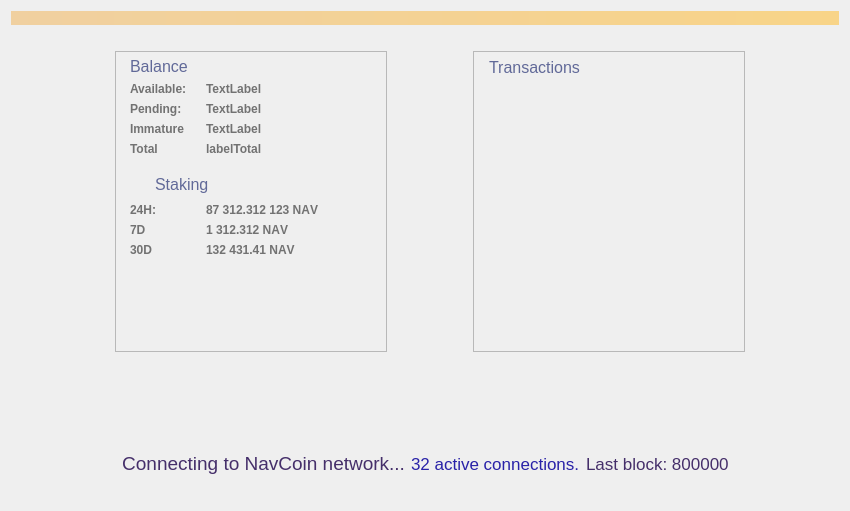
<?xml version="1.0" encoding="UTF-8"?>
<ui version="4.0">
 <class>OverviewPage</class>
 <widget class="QWidget" name="OverviewPage">
  <property name="geometry">
   <rect>
    <x>0</x>
    <y>0</y>
    <width>850</width>
    <height>511</height>
   </rect>
  </property>
  <property name="maximumSize">
   <size>
    <width>850</width>
    <height>16777215</height>
   </size>
  </property>
  <property name="windowTitle">
   <string>Form</string>
  </property>
  <property name="styleSheet">
   <string notr="true"/>
  </property>
  <layout class="QVBoxLayout" name="topLayout">
   <item>
    <widget class="QLabel" name="labelAlerts">
     <property name="visible">
      <bool>false</bool>
     </property>
     <property name="styleSheet">
      <string notr="true">background-color: qlineargradient(x1: 0, y1: 0, x2: 1, y2: 0, stop:0 #F0D0A0, stop:1 #F8D488); color:#000000;</string>
     </property>
     <property name="wordWrap">
      <bool>true</bool>
     </property>
     <property name="margin">
      <number>3</number>
     </property>
    </widget>
   </item>
   <item>
    <layout class="QVBoxLayout" name="verticalLayout">
     <item>
      <spacer name="verticalSpacer">
       <property name="orientation">
        <enum>Qt::Vertical</enum>
       </property>
       <property name="sizeType">
        <enum>QSizePolicy::Fixed</enum>
       </property>
       <property name="sizeHint" stdset="0">
        <size>
         <width>20</width>
         <height>20</height>
        </size>
       </property>
      </spacer>
     </item>
     <item>
      <layout class="QHBoxLayout" name="horizontalLayout_2">
       <item>
        <spacer name="horizontalSpacer">
         <property name="orientation">
          <enum>Qt::Horizontal</enum>
         </property>
         <property name="sizeType">
          <enum>QSizePolicy::Expanding</enum>
         </property>
         <property name="sizeHint" stdset="0">
          <size>
           <width>133</width>
           <height>20</height>
          </size>
         </property>
        </spacer>
       </item>
       <item>
        <widget class="QFrame" name="BG1_1">
         <property name="sizePolicy">
          <sizepolicy hsizetype="Fixed" vsizetype="Maximum">
           <horstretch>0</horstretch>
           <verstretch>0</verstretch>
          </sizepolicy>
         </property>
         <property name="minimumSize">
          <size>
           <width>272</width>
           <height>301</height>
          </size>
         </property>
         <property name="maximumSize">
          <size>
           <width>272</width>
           <height>301</height>
          </size>
         </property>
         <property name="baseSize">
          <size>
           <width>245</width>
           <height>301</height>
          </size>
         </property>
         <property name="styleSheet">
          <string notr="true"/>
         </property>
         <property name="frameShape">
          <enum>QFrame::StyledPanel</enum>
         </property>
         <property name="frameShadow">
          <enum>QFrame::Raised</enum>
         </property>
         <widget class="QWidget" name="verticalLayoutWidget">
          <property name="geometry">
           <rect>
            <x>-1</x>
            <y>-1</y>
            <width>282</width>
            <height>351</height>
           </rect>
          </property>
          <layout class="QVBoxLayout" name="verticalLayout_2">
           <property name="sizeConstraint">
            <enum>QLayout::SetFixedSize</enum>
           </property>
           <property name="leftMargin">
            <number>16</number>
           </property>
           <property name="topMargin">
            <number>7</number>
           </property>
           <property name="rightMargin">
            <number>16</number>
           </property>
           <property name="bottomMargin">
            <number>16</number>
           </property>
           <item>
            <layout class="QHBoxLayout" name="horizontalLayout_3">
             <item>
              <widget class="QLabel" name="label_4">
               <property name="sizePolicy">
                <sizepolicy hsizetype="Minimum" vsizetype="Preferred">
                 <horstretch>0</horstretch>
                 <verstretch>0</verstretch>
                </sizepolicy>
               </property>
               <property name="font">
                <font>
                 <pointsize>-1</pointsize>
                </font>
               </property>
               <property name="styleSheet">
                <string notr="true">color: #616998; text-transform: uppercase; font-size: 16px</string>
               </property>
               <property name="text">
                <string>Balance</string>
               </property>
              </widget>
             </item>
             <item>
              <widget class="QPushButton" name="labelWalletStatus">
               <property name="maximumSize">
                <size>
                 <width>22</width>
                 <height>22</height>
                </size>
               </property>
               <property name="baseSize">
                <size>
                 <width>22</width>
                 <height>22</height>
                </size>
               </property>
               <property name="styleSheet">
                <string notr="true">border: 0</string>
               </property>
               <property name="text">
                <string/>
               </property>
               <property name="flat">
                <bool>true</bool>
               </property>
              </widget>
             </item>
            </layout>
           </item>
           <item>
            <layout class="QHBoxLayout" name="horizontalLayout_4">
             <item>
              <layout class="QFormLayout" name="formLayout">
               <property name="labelAlignment">
                <set>Qt::AlignLeading|Qt::AlignLeft|Qt::AlignVCenter</set>
               </property>
               <item row="0" column="0">
                <widget class="QLabel" name="label_5">
                 <property name="sizePolicy">
                  <sizepolicy hsizetype="Minimum" vsizetype="Preferred">
                   <horstretch>0</horstretch>
                   <verstretch>0</verstretch>
                  </sizepolicy>
                 </property>
                 <property name="minimumSize">
                  <size>
                   <width>70</width>
                   <height>0</height>
                  </size>
                 </property>
                 <property name="font">
                  <font>
                   <weight>75</weight>
                   <bold>true</bold>
                  </font>
                 </property>
                 <property name="styleSheet">
                  <string notr="true">color: #727272</string>
                 </property>
                 <property name="text">
                  <string>Available:</string>
                 </property>
                </widget>
               </item>
               <item row="0" column="1">
                <widget class="QLabel" name="labelBalance">
                 <property name="font">
                  <font>
                   <weight>75</weight>
                   <bold>true</bold>
                  </font>
                 </property>
                 <property name="styleSheet">
                  <string notr="true">color: #727272</string>
                 </property>
                 <property name="text">
                  <string>TextLabel</string>
                 </property>
                </widget>
               </item>
               <item row="1" column="0">
                <widget class="QLabel" name="label_7">
                 <property name="sizePolicy">
                  <sizepolicy hsizetype="Minimum" vsizetype="Preferred">
                   <horstretch>0</horstretch>
                   <verstretch>0</verstretch>
                  </sizepolicy>
                 </property>
                 <property name="minimumSize">
                  <size>
                   <width>70</width>
                   <height>0</height>
                  </size>
                 </property>
                 <property name="font">
                  <font>
                   <weight>75</weight>
                   <bold>true</bold>
                  </font>
                 </property>
                 <property name="styleSheet">
                  <string notr="true">color: #727272</string>
                 </property>
                 <property name="text">
                  <string>Pending:</string>
                 </property>
                </widget>
               </item>
               <item row="1" column="1">
                <widget class="QLabel" name="labelUnconfirmed">
                 <property name="font">
                  <font>
                   <weight>75</weight>
                   <bold>true</bold>
                  </font>
                 </property>
                 <property name="styleSheet">
                  <string notr="true">color: #727272</string>
                 </property>
                 <property name="text">
                  <string>TextLabel</string>
                 </property>
                </widget>
               </item>
               <item row="3" column="0">
                <widget class="QLabel" name="labelImmatureText">
                 <property name="sizePolicy">
                  <sizepolicy hsizetype="Minimum" vsizetype="Preferred">
                   <horstretch>0</horstretch>
                   <verstretch>0</verstretch>
                  </sizepolicy>
                 </property>
                 <property name="minimumSize">
                  <size>
                   <width>70</width>
                   <height>0</height>
                  </size>
                 </property>
                 <property name="font">
                  <font>
                   <weight>75</weight>
                   <bold>true</bold>
                  </font>
                 </property>
                 <property name="styleSheet">
                  <string notr="true">color: #727272</string>
                 </property>
                 <property name="text">
                  <string>Immature</string>
                 </property>
                </widget>
               </item>
               <item row="3" column="1">
                <widget class="QLabel" name="labelImmature">
                 <property name="font">
                  <font>
                   <weight>75</weight>
                   <bold>true</bold>
                  </font>
                 </property>
                 <property name="styleSheet">
                  <string notr="true">color: #727272</string>
                 </property>
                 <property name="text">
                  <string>TextLabel</string>
                 </property>
                </widget>
               </item>
               <item row="4" column="0">
                <widget class="QLabel" name="label_8">
                 <property name="sizePolicy">
                  <sizepolicy hsizetype="Minimum" vsizetype="Preferred">
                   <horstretch>0</horstretch>
                   <verstretch>0</verstretch>
                  </sizepolicy>
                 </property>
                 <property name="minimumSize">
                  <size>
                   <width>70</width>
                   <height>0</height>
                  </size>
                 </property>
                 <property name="font">
                  <font>
                   <weight>75</weight>
                   <bold>true</bold>
                  </font>
                 </property>
                 <property name="styleSheet">
                  <string notr="true">color: #727272</string>
                 </property>
                 <property name="text">
                  <string>Total</string>
                 </property>
                </widget>
               </item>
               <item row="4" column="1">
                <widget class="QLabel" name="labelTotal">
                 <property name="font">
                  <font>
                   <weight>75</weight>
                   <bold>true</bold>
                  </font>
                 </property>
                 <property name="styleSheet">
                  <string notr="true">color: #727272</string>
                 </property>
                 <property name="text">
                  <string>labelTotal</string>
                 </property>
                </widget>
               </item>
              </layout>
             </item>
             <item>
              <spacer name="horizontalSpacer_4">
               <property name="orientation">
                <enum>Qt::Horizontal</enum>
               </property>
               <property name="sizeHint" stdset="0">
                <size>
                 <width>40</width>
                 <height>20</height>
                </size>
               </property>
              </spacer>
             </item>
            </layout>
           </item>
           <item>
            <spacer name="verticalSpacer_5">
             <property name="orientation">
              <enum>Qt::Vertical</enum>
             </property>
             <property name="sizeType">
              <enum>QSizePolicy::Maximum</enum>
             </property>
             <property name="sizeHint" stdset="0">
              <size>
               <width>20</width>
               <height>10</height>
              </size>
             </property>
            </spacer>
           </item>
           <item>
            <layout class="QHBoxLayout" name="horizontalLayout_7">
             <property name="spacing">
              <number>0</number>
             </property>
             <item>
              <widget class="QPushButton" name="toggleStakingButton">
               <property name="minimumSize">
                <size>
                 <width>25</width>
                 <height>25</height>
                </size>
               </property>
               <property name="maximumSize">
                <size>
                 <width>22</width>
                 <height>22</height>
                </size>
               </property>
               <property name="styleSheet">
                <string notr="true">border: 0</string>
               </property>
               <property name="text">
                <string/>
               </property>
              </widget>
             </item>
             <item>
              <widget class="QLabel" name="label_11">
               <property name="font">
                <font>
                 <pointsize>-1</pointsize>
                </font>
               </property>
               <property name="styleSheet">
                <string notr="true">color: #616998; text-transform: uppercase; font-size: 16px</string>
               </property>
               <property name="text">
                <string>Staking</string>
               </property>
               <property name="alignment">
                <set>Qt::AlignLeading|Qt::AlignLeft|Qt::AlignVCenter</set>
               </property>
              </widget>
             </item>
             <item>
              <spacer name="horizontalSpacer_8">
               <property name="orientation">
                <enum>Qt::Horizontal</enum>
               </property>
               <property name="sizeType">
                <enum>QSizePolicy::Maximum</enum>
               </property>
               <property name="sizeHint" stdset="0">
                <size>
                 <width>10</width>
                 <height>20</height>
                </size>
               </property>
              </spacer>
             </item>
             <item>
              <widget class="QPushButton" name="unlockStakingButton">
               <property name="minimumSize">
                <size>
                 <width>19</width>
                 <height>25</height>
                </size>
               </property>
               <property name="maximumSize">
                <size>
                 <width>19</width>
                 <height>25</height>
                </size>
               </property>
               <property name="styleSheet">
                <string notr="true">border: 0</string>
               </property>
               <property name="text">
                <string/>
               </property>
              </widget>
             </item>
             <item>
              <spacer name="horizontalSpacer_9">
               <property name="orientation">
                <enum>Qt::Horizontal</enum>
               </property>
               <property name="sizeHint" stdset="0">
                <size>
                 <width>40</width>
                 <height>20</height>
                </size>
               </property>
              </spacer>
             </item>
            </layout>
           </item>
           <item>
            <layout class="QHBoxLayout" name="horizontalLayout_6">
             <item>
              <layout class="QFormLayout" name="formLayout_2">
               <property name="labelAlignment">
                <set>Qt::AlignLeading|Qt::AlignLeft|Qt::AlignVCenter</set>
               </property>
               <item row="1" column="0">
                <widget class="QLabel" name="label_10">
                 <property name="sizePolicy">
                  <sizepolicy hsizetype="Minimum" vsizetype="Preferred">
                   <horstretch>0</horstretch>
                   <verstretch>0</verstretch>
                  </sizepolicy>
                 </property>
                 <property name="minimumSize">
                  <size>
                   <width>70</width>
                   <height>0</height>
                  </size>
                 </property>
                 <property name="font">
                  <font>
                   <weight>75</weight>
                   <bold>true</bold>
                  </font>
                 </property>
                 <property name="styleSheet">
                  <string notr="true">color: #727272</string>
                 </property>
                 <property name="text">
                  <string>24H:</string>
                 </property>
                </widget>
               </item>
               <item row="1" column="1">
                <widget class="QLabel" name="label24hStakingStats">
                 <property name="font">
                  <font>
                   <weight>75</weight>
                   <bold>true</bold>
                   <kerning>false</kerning>
                  </font>
                 </property>
                 <property name="styleSheet">
                  <string notr="true">color: #727272</string>
                 </property>
                 <property name="text">
                  <string>87 312.312 123 NAV</string>
                 </property>
                </widget>
               </item>
               <item row="2" column="0">
                <widget class="QLabel" name="label_13">
                 <property name="sizePolicy">
                  <sizepolicy hsizetype="Minimum" vsizetype="Preferred">
                   <horstretch>0</horstretch>
                   <verstretch>0</verstretch>
                  </sizepolicy>
                 </property>
                 <property name="minimumSize">
                  <size>
                   <width>70</width>
                   <height>0</height>
                  </size>
                 </property>
                 <property name="font">
                  <font>
                   <weight>75</weight>
                   <bold>true</bold>
                   <kerning>false</kerning>
                  </font>
                 </property>
                 <property name="styleSheet">
                  <string notr="true">color: #727272</string>
                 </property>
                 <property name="text">
                  <string>7D</string>
                 </property>
                </widget>
               </item>
               <item row="2" column="1">
                <widget class="QLabel" name="label7dStakingStats">
                 <property name="font">
                  <font>
                   <weight>75</weight>
                   <bold>true</bold>
                   <kerning>false</kerning>
                  </font>
                 </property>
                 <property name="styleSheet">
                  <string notr="true">color: #727272</string>
                 </property>
                 <property name="text">
                  <string>1 312.312 NAV</string>
                 </property>
                </widget>
               </item>
               <item row="3" column="0">
                <widget class="QLabel" name="label_14">
                 <property name="sizePolicy">
                  <sizepolicy hsizetype="Minimum" vsizetype="Preferred">
                   <horstretch>0</horstretch>
                   <verstretch>0</verstretch>
                  </sizepolicy>
                 </property>
                 <property name="minimumSize">
                  <size>
                   <width>70</width>
                   <height>0</height>
                  </size>
                 </property>
                 <property name="font">
                  <font>
                   <weight>75</weight>
                   <bold>true</bold>
                   <kerning>false</kerning>
                  </font>
                 </property>
                 <property name="styleSheet">
                  <string notr="true">color: #727272</string>
                 </property>
                 <property name="text">
                  <string>30D</string>
                 </property>
                </widget>
               </item>
               <item row="3" column="1">
                <widget class="QLabel" name="label30dStakingStats">
                 <property name="font">
                  <font>
                   <weight>75</weight>
                   <bold>true</bold>
                   <kerning>false</kerning>
                  </font>
                 </property>
                 <property name="styleSheet">
                  <string notr="true">color: #727272</string>
                 </property>
                 <property name="text">
                  <string>132 431.41 NAV</string>
                 </property>
                </widget>
               </item>
              </layout>
             </item>
             <item>
              <spacer name="horizontalSpacer_7">
               <property name="orientation">
                <enum>Qt::Horizontal</enum>
               </property>
               <property name="sizeHint" stdset="0">
                <size>
                 <width>40</width>
                 <height>20</height>
                </size>
               </property>
              </spacer>
             </item>
            </layout>
           </item>
           <item>
            <widget class="QLabel" name="stakingStatusLabel">
             <property name="minimumSize">
              <size>
               <width>235</width>
               <height>0</height>
              </size>
             </property>
             <property name="maximumSize">
              <size>
               <width>235</width>
               <height>16777215</height>
              </size>
             </property>
             <property name="styleSheet">
              <string notr="true">color: #616998;  font-size: 13px; margin-top:6px</string>
             </property>
             <property name="text">
              <string/>
             </property>
             <property name="wordWrap">
              <bool>true</bool>
             </property>
            </widget>
           </item>
           <item>
            <spacer name="verticalSpacer_7">
             <property name="orientation">
              <enum>Qt::Vertical</enum>
             </property>
             <property name="sizeHint" stdset="0">
              <size>
               <width>20</width>
               <height>40</height>
              </size>
             </property>
            </spacer>
           </item>
           <item>
            <spacer name="verticalSpacer_4">
             <property name="orientation">
              <enum>Qt::Vertical</enum>
             </property>
             <property name="sizeHint" stdset="0">
              <size>
               <width>20</width>
               <height>40</height>
              </size>
             </property>
            </spacer>
           </item>
          </layout>
         </widget>
        </widget>
       </item>
       <item>
        <spacer name="horizontalSpacer_2">
         <property name="orientation">
          <enum>Qt::Horizontal</enum>
         </property>
         <property name="sizeType">
          <enum>QSizePolicy::Fixed</enum>
         </property>
         <property name="sizeHint" stdset="0">
          <size>
           <width>80</width>
           <height>20</height>
          </size>
         </property>
        </spacer>
       </item>
       <item>
        <widget class="QFrame" name="BG1_2">
         <property name="sizePolicy">
          <sizepolicy hsizetype="Fixed" vsizetype="Fixed">
           <horstretch>0</horstretch>
           <verstretch>0</verstretch>
          </sizepolicy>
         </property>
         <property name="minimumSize">
          <size>
           <width>272</width>
           <height>301</height>
          </size>
         </property>
         <property name="maximumSize">
          <size>
           <width>272</width>
           <height>301</height>
          </size>
         </property>
         <property name="baseSize">
          <size>
           <width>245</width>
           <height>301</height>
          </size>
         </property>
         <property name="frameShape">
          <enum>QFrame::StyledPanel</enum>
         </property>
         <property name="frameShadow">
          <enum>QFrame::Raised</enum>
         </property>
         <widget class="QWidget" name="verticalLayoutWidget_2">
          <property name="geometry">
           <rect>
            <x>0</x>
            <y>0</y>
            <width>271</width>
            <height>301</height>
           </rect>
          </property>
          <layout class="QVBoxLayout" name="verticalLayout_3">
           <property name="leftMargin">
            <number>16</number>
           </property>
           <property name="topMargin">
            <number>7</number>
           </property>
           <property name="rightMargin">
            <number>16</number>
           </property>
           <property name="bottomMargin">
            <number>16</number>
           </property>
           <item>
            <layout class="QVBoxLayout" name="verticalLayout_4">
             <item>
              <widget class="QLabel" name="label_12">
               <property name="font">
                <font>
                 <pointsize>-1</pointsize>
                </font>
               </property>
               <property name="styleSheet">
                <string notr="true">color: #616998; text-transform: uppercase; font-size: 16px;</string>
               </property>
               <property name="text">
                <string>Transactions</string>
               </property>
              </widget>
             </item>
             <item>
              <spacer name="verticalSpacer_6">
               <property name="orientation">
                <enum>Qt::Vertical</enum>
               </property>
               <property name="sizeType">
                <enum>QSizePolicy::Maximum</enum>
               </property>
               <property name="sizeHint" stdset="0">
                <size>
                 <width>20</width>
                 <height>4</height>
                </size>
               </property>
              </spacer>
             </item>
             <item>
              <widget class="QListView" name="listTransactions">
               <property name="styleSheet">
                <string notr="true">background: transparent</string>
               </property>
               <property name="verticalScrollBarPolicy">
                <enum>Qt::ScrollBarAlwaysOff</enum>
               </property>
               <property name="horizontalScrollBarPolicy">
                <enum>Qt::ScrollBarAlwaysOff</enum>
               </property>
              </widget>
             </item>
            </layout>
           </item>
          </layout>
         </widget>
        </widget>
       </item>
       <item>
        <spacer name="horizontalSpacer_3">
         <property name="orientation">
          <enum>Qt::Horizontal</enum>
         </property>
         <property name="sizeType">
          <enum>QSizePolicy::Maximum</enum>
         </property>
         <property name="sizeHint" stdset="0">
          <size>
           <width>123</width>
           <height>20</height>
          </size>
         </property>
        </spacer>
       </item>
      </layout>
     </item>
     <item>
      <spacer name="verticalSpacer_3">
       <property name="orientation">
        <enum>Qt::Vertical</enum>
       </property>
       <property name="sizeType">
        <enum>QSizePolicy::Expanding</enum>
       </property>
       <property name="sizeHint" stdset="0">
        <size>
         <width>20</width>
         <height>45</height>
        </size>
       </property>
      </spacer>
     </item>
     <item>
      <layout class="QHBoxLayout" name="horizontalLayout">
       <item>
        <spacer name="horizontalSpacer_5">
         <property name="orientation">
          <enum>Qt::Horizontal</enum>
         </property>
         <property name="sizeHint" stdset="0">
          <size>
           <width>40</width>
           <height>20</height>
          </size>
         </property>
        </spacer>
       </item>
       <item>
        <widget class="QLabel" name="statusTitle">
         <property name="sizePolicy">
          <sizepolicy hsizetype="Minimum" vsizetype="Preferred">
           <horstretch>0</horstretch>
           <verstretch>0</verstretch>
          </sizepolicy>
         </property>
         <property name="font">
          <font>
           <pointsize>14</pointsize>
          </font>
         </property>
         <property name="styleSheet">
          <string notr="true">color: #452f6a</string>
         </property>
         <property name="text">
          <string>Connecting to NavCoin network...</string>
         </property>
         <property name="alignment">
          <set>Qt::AlignRight|Qt::AlignTrailing|Qt::AlignVCenter</set>
         </property>
        </widget>
       </item>
       <item>
        <widget class="QLabel" name="statusTitleConnections">
         <property name="sizePolicy">
          <sizepolicy hsizetype="Minimum" vsizetype="Preferred">
           <horstretch>0</horstretch>
           <verstretch>0</verstretch>
          </sizepolicy>
         </property>
         <property name="font">
          <font>
           <pointsize>13</pointsize>
          </font>
         </property>
         <property name="visible">
          <bool>false</bool>
         </property>
         <property name="styleSheet">
          <string notr="true">color: #2922a8</string>
         </property>
         <property name="text">
          <string>32 active connections.</string>
         </property>
        </widget>
       </item>
       <item>
        <widget class="QLabel" name="statusTitleBlocks">
         <property name="sizePolicy">
          <sizepolicy hsizetype="Minimum" vsizetype="Preferred">
           <horstretch>0</horstretch>
           <verstretch>0</verstretch>
          </sizepolicy>
         </property>
         <property name="font">
          <font>
           <pointsize>13</pointsize>
          </font>
         </property>
         <property name="visible">
          <bool>false</bool>
         </property>
         <property name="styleSheet">
          <string notr="true">color: #452f6a</string>
         </property>
         <property name="text">
          <string>Last block: 800000</string>
         </property>
        </widget>
       </item>
       <item>
        <spacer name="horizontalSpacer_6">
         <property name="orientation">
          <enum>Qt::Horizontal</enum>
         </property>
         <property name="sizeHint" stdset="0">
          <size>
           <width>40</width>
           <height>20</height>
          </size>
         </property>
        </spacer>
       </item>
      </layout>
     </item>
     <item>
      <spacer name="verticalSpacer_2">
       <property name="orientation">
        <enum>Qt::Vertical</enum>
       </property>
       <property name="sizeType">
        <enum>QSizePolicy::Fixed</enum>
       </property>
       <property name="sizeHint" stdset="0">
        <size>
         <width>20</width>
         <height>25</height>
        </size>
       </property>
      </spacer>
     </item>
    </layout>
   </item>
  </layout>
 </widget>
 <resources/>
 <connections/>
</ui>
